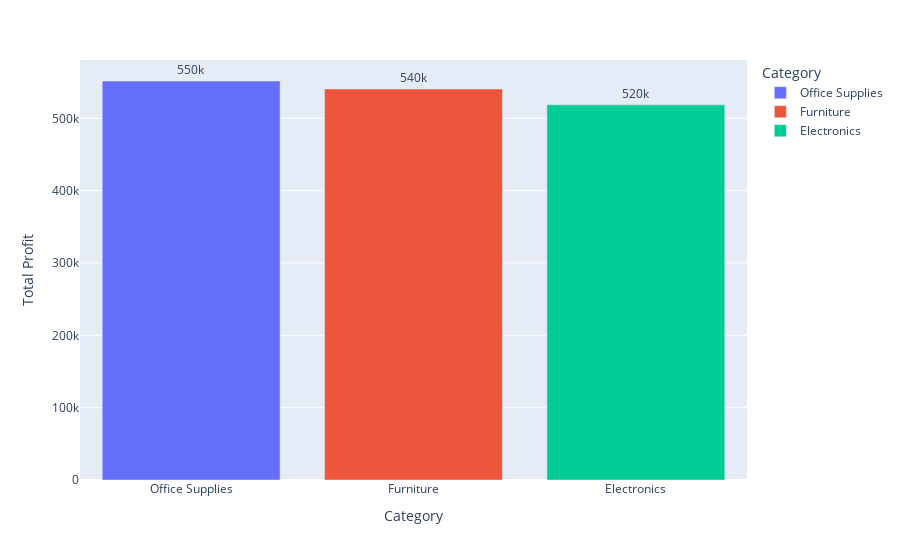

The code cell stored with this chart in its notebook:
### Code cell
category_profit = (
    df.groupby('Category', as_index=False)['Profit']
    .sum()
    .sort_values(by='Profit', ascending=False)
)


fig = px.bar(
    data_frame=category_profit,
    x='Category',
    y='Profit',
    text='Profit',
    color='Category'   
)


fig.update_traces(texttemplate='%{text:.2s}', textposition='outside')
fig.update_layout(yaxis_title="Total Profit", xaxis_title="Category")

fig.show()

### Figure 1 — Plotly figure (JSON) as saved in the notebook; plotly's stock layout.template omitted (floating-point values rounded to 4 significant figures)
{"data": [{"hovertemplate": "Category=%{x}<br>Profit=%{text}<extra></extra>", "legendgroup": "Office Supplies", "marker": {"color": "#636efa", "pattern": {"shape": ""}}, "name": "Office Supplies", "orientation": "v", "showlegend": true, "text": [551600.0], "textposition": "outside", "texttemplate": "%{text:.2s}", "type": "bar", "x": ["Office Supplies"], "xaxis": "x", "y": [551575], "yaxis": "y"}, {"hovertemplate": "Category=%{x}<br>Profit=%{text}<extra></extra>", "legendgroup": "Furniture", "marker": {"color": "#EF553B", "pattern": {"shape": ""}}, "name": "Furniture", "orientation": "v", "showlegend": true, "text": [540500.0], "textposition": "outside", "texttemplate": "%{text:.2s}", "type": "bar", "x": ["Furniture"], "xaxis": "x", "y": [540542], "yaxis": "y"}, {"hovertemplate": "Category=%{x}<br>Profit=%{text}<extra></extra>", "legendgroup": "Electronics", "marker": {"color": "#00cc96", "pattern": {"shape": ""}}, "name": "Electronics", "orientation": "v", "showlegend": true, "text": [518600.0], "textposition": "outside", "texttemplate": "%{text:.2s}", "type": "bar", "x": ["Electronics"], "xaxis": "x", "y": [518580], "yaxis": "y"}], "layout": {"barmode": "relative", "legend": {"title": {"text": "Category"}, "tracegroupgap": 0}, "margin": {"t": 60}, "xaxis": {"anchor": "y", "categoryarray": ["Office Supplies", "Furniture", "Electronics"], "categoryorder": "array", "domain": [0, 1], "title": {"text": "Category"}}, "yaxis": {"anchor": "x", "domain": [0, 1], "title": {"text": "Total Profit"}}}}
